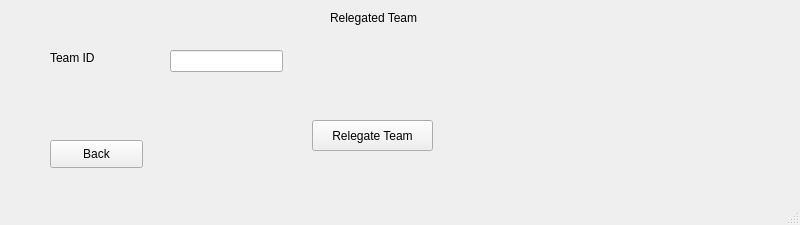
<?xml version="1.0" encoding="UTF-8"?>
<ui version="4.0">
 <class>MainWindow</class>
 <widget class="QMainWindow" name="MainWindow">
  <property name="geometry">
   <rect>
    <x>0</x>
    <y>0</y>
    <width>800</width>
    <height>225</height>
   </rect>
  </property>
  <property name="windowTitle">
   <string>MainWindow</string>
  </property>
  <widget class="QWidget" name="centralwidget">
   <widget class="QLabel" name="label">
    <property name="geometry">
     <rect>
      <x>330</x>
      <y>10</y>
      <width>101</width>
      <height>16</height>
     </rect>
    </property>
    <property name="text">
     <string>Relegated Team</string>
    </property>
   </widget>
   <widget class="QLabel" name="label_2">
    <property name="geometry">
     <rect>
      <x>50</x>
      <y>50</y>
      <width>55</width>
      <height>16</height>
     </rect>
    </property>
    <property name="text">
     <string>Team ID</string>
    </property>
   </widget>
   <widget class="QLineEdit" name="lineEdit">
    <property name="geometry">
     <rect>
      <x>170</x>
      <y>50</y>
      <width>113</width>
      <height>22</height>
     </rect>
    </property>
   </widget>
   <widget class="QPushButton" name="pushButton">
    <property name="geometry">
     <rect>
      <x>312</x>
      <y>120</y>
      <width>121</width>
      <height>31</height>
     </rect>
    </property>
    <property name="text">
     <string>Relegate Team</string>
    </property>
   </widget>
   <widget class="QPushButton" name="pushButton_2">
    <property name="geometry">
     <rect>
      <x>50</x>
      <y>140</y>
      <width>93</width>
      <height>28</height>
     </rect>
    </property>
    <property name="text">
     <string>Back</string>
    </property>
   </widget>
  </widget>
  <widget class="QMenuBar" name="menubar">
   <property name="geometry">
    <rect>
     <x>0</x>
     <y>0</y>
     <width>800</width>
     <height>26</height>
    </rect>
   </property>
  </widget>
  <widget class="QStatusBar" name="statusbar"/>
 </widget>
 <resources/>
 <connections/>
</ui>
